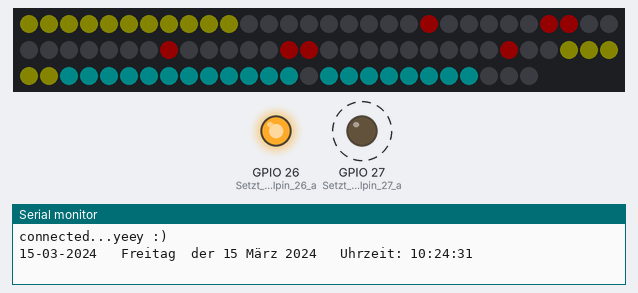
Recording of a program running on a simulated ESP32-C3. Shown: 86 RGB LEDs in strip order, left to right, continuing on the next row, output pins drawn as LEDs (lit = HIGH), the last lines printed to the serial monitor. Dashed ring = blinking. Dim RGB values are drawn brighter than linear; WiFi joins after 1.5 s; servers stay silent unless stated; the local clock reads 2024-03-15 10:24:30 at power-on unless the program sets it.

Above: at 1.74 s.
At 2.2 s:
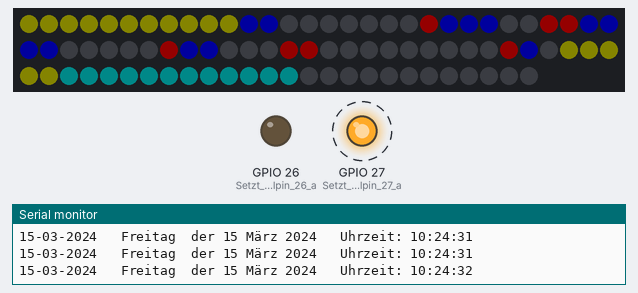
At 37.6 s:
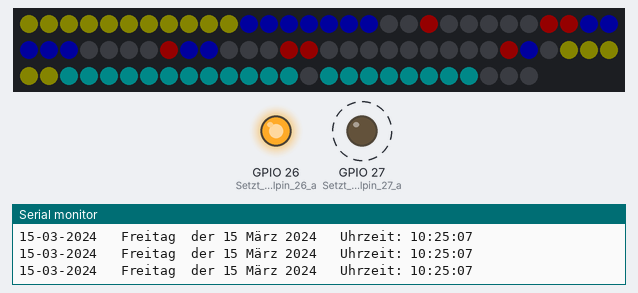
Timing chart, 0 to 40.0 s (numbered marks = the images above):
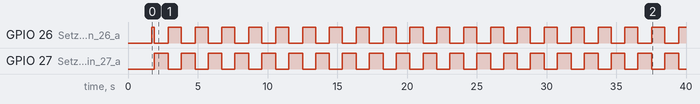

Measured:
- by itself, GPIO 26 (Setzt_den_Digitalpin_26_a): repeats every 1.9 s: LOW 0.99 s, HIGH 0.93 s
- by itself, GPIO 27 (Setzt_den_Digitalpin_27_a): alternates HIGH for 0.99 s and LOW for 0.93 s

The program:

main.cpp
```cpp
#include <main.h> // move all definitions to separate header-include


void setup()
{
  Serial.begin(115200);
  WiFiManager wm;
  bool res;
  res = wm.autoConnect(apSsid, apPwd); // password protected ap
  if (!res)
  {
    Serial.println("Failed to connect");
    // ESP.restart();
  }
  else
  {
    // if you get here you have connected to the WiFi
    Serial.println("connected...yeey :)");
  }

  configTime(0, 0, NTP_SERVER);
  setenv("TZ", TZ_INFO, 1);

  npx_start(); // Start Routine für die Neopixel

  pinMode(26, OUTPUT); // Setzt den Digitalpin 26 als Outputpin
  pinMode(27, OUTPUT); // Setzt den Digitalpin 27 als Outputpin
}

void loop()
{

  delay(50);
  CycleMillis = millis();
  show_out(tm.tm_sec, tm.tm_min, tm.tm_hour); // send lights to the NPX Stripe
  CycleMillis = millis() - CycleMillis;
  /*
  Serial.print("CycleTime: ");
  Serial.println(CycleMillis);
  */

  time(&now);             // Liest die aktuelle Zeit
  localtime_r(&now, &tm); // Beschreibt tm mit der aktuelle Zeit
  Serial.printf("%02d-%02d-%04d \t", tm.tm_mday, tm.tm_mon + 1, tm.tm_year + 1900);
  // Serial.printf("%02d %s %04d \t", tm.tm_mday, monat[tm.tm_mon], tm.tm_year + 1900);  // Monat ausgeschrieben

  Serial.print(wochentage[tm.tm_wday]);
  // Serial.print(tm.tm_wday);         // Wochentag als Zahl, 0 = Sonntag
  Serial.print("\tder ");
  Serial.print(tm.tm_mday);
  Serial.print(" " + monat[tm.tm_mon] + " ");
  Serial.print(tm.tm_year + 1900);

  Serial.printf(" \tUhrzeit: %02d:%02d:%02d \n", tm.tm_hour, tm.tm_min, tm.tm_sec);
}
```

main.h
```cpp
#include <Arduino.h>
#include <WiFiManager.h>
#include <time.h>
#include <Adafruit_NeoPixel.h>
#include <led_stripe.h>

const char *apSsid = "Rheinturm-V6-0-2"; // SSID for AP if WLAN failed and first setup
const char *apPwd = "123456789"; // SSID for AP if WLAN failed and first setup


int lastMilis;
int temp;
unsigned long CycleMillis = 0; // milli secounds conuter for cyclic delay funtions
const char *NTP_SERVER = "de.pool.ntp.org";
const char *TZ_INFO = "CET-1CEST-2,M3.5.0/02:00:00,M10.5.0/03:00:00";

char wochentage[7][12] = {"Sonntag", "Montag", "Dienstag", "Mittwoch", "Donnerstag", "Freitag", "Samstag"};
String monat[12] = {"Januar", "Februar", "März", "April", "Mai", "Juni", "Juli", "August", "September", "Oktober", "November", "Dezember"};

time_t now;
tm tm;
```

led_stripe.h
```cpp
/*Farbendefinitionen für die Ausgabe zu Turm
Definition der Pixel:
Adresse 0-10 ohne Funktion, standard Gelb
Adresse 11-20 Sekunden 1" Stelle
.....
*/
int emptyR =7; //Leere Segmente
int emptyG =7;
int emptyB =0;

int spaceR =20; // Trenner
int spaceG =0;
int spaceB =0;

int countR =0; //Zaehler
int countG =0;
int countB =30;

int posR =50; //Positionslichter
int posG =0;
int posB =0;

int restR =00; //Restaurant
int restG =10;
int restB =10;

/*
_______________________________________________
// AB HIER KEINE AENDERNGEN MEHR VORNEHMEN //
_______________________________________________
*/

#include <Adafruit_NeoPixel.h>


#define NeoPixelPin   2 //
#define NUMPIXELS 86 // how many neopixels where attached

unsigned long PosMillisP = 0; // time counter for position lights with millis() function
const long interval = 900; // light intervall for the position lights
int tempNPX = 0; // temporary variable

Adafruit_NeoPixel pixels(NUMPIXELS, NeoPixelPin, NEO_GRB + NEO_KHZ800);

void npx_start()
{
  pixels.begin(); // INITIALIZE NeoPixel strip object (REQUIRED)
  pixels.clear(); // Set all pixel colors to 'off'
  pixels.show();   // Send the updated pixel colors to the hardware.
} ;


// Funktion zur Anzeige Starrer Lichter
void shiftout_light (int startpos, int bits, int color_red, int color_green, int color_blue)   // Parameter übernehmen
{ for (int i = 0; i < bits; i++) {
    pixels.setPixelColor(startpos + i, pixels.Color(color_red, color_green, color_blue));
    pixels.show(); // This sends the updated pixel color to the hardware.
  }
}

// Funktion zur Anzeige Stellenzaehler
void shiftout_bits (int startpos, int bits, int value, int color_red, int color_green, int color_blue)   // Parameter übernehmen
{ for (int i = 0; i < bits; i++) // Hauptschleifenzähler, Anzahl der auszugebenden Bits
  { if (value > i) //Wert ist größer als Schleifenzähler
    {
      #ifdef FIRE
      color_red = random(cnt_rf_min, cnt_rf_max); // Feuerflackern
      color_green = 30;
      #endif
      pixels.setPixelColor(startpos + i, pixels.Color(color_red, color_green, color_blue)); //send Bit out
      //pixels.show(); // This sends the updated pixel color to the hardware.
      //delay(delayval); // Delay for a period of time (in milliseconds).
    }
    else // Aktion bei Low Bit
    { pixels.setPixelColor(startpos + i, pixels.Color(0, 0, 0)); //send Bit out
      //pixels.show(); // This sends the updated pixel color to the hardware.
      //delay(delayval); // Delay for a period of time (in milliseconds).
    }
  }
  pixels.show();
  return; // Funtion wieder verlassen
}

void pos_light(int startpos, int bits, int color_red, int color_green, int color_blue) //Anzeige der Positionsleuchten Blinkend
{
unsigned long currentMillis = millis(); // Aktuelle Zeit wird in currentMillis gespeichert

  if (currentMillis - PosMillisP >= interval) { // Falls mehr als 1000 ms vergangen sind
      shiftout_light (startpos, bits, color_red, color_green, color_blue);
      digitalWrite(26, HIGH);
      digitalWrite(27, LOW);
  }
  if (currentMillis - PosMillisP >= interval*2) { // Falls mehr als 1000 ms vergangen sind
      shiftout_light (startpos, bits, 0, 0, 0);
      digitalWrite(27, HIGH);
      digitalWrite(26, LOW);
     PosMillisP = currentMillis;} // Zeitpunkt der letzten Schaltung wird festgehalten

  pixels.show();   // Send the updated pixel colors to the hardware.
}


void show_out(int sec, int min, int hrs) //Ausgabe der Zeitanzeige zum Turm
{
  shiftout_light (0, 11, emptyR, emptyG, emptyB); // die ersten 11 Stellen Trenner in Gelb

  //sekunden Einerstelle ausgeben
  tempNPX = sec % 10 ;
  shiftout_bits(11, 9, tempNPX, countR, countG, countB); // Funktion Bitszählen und Muster ausgeben aufrufen
  // Trennstelle ausgeben
  shiftout_light(20, 1, spaceR, spaceG, spaceB); // einzelne Lampe
  //sekunden Zehnerstelle ausgeben
  tempNPX =  sec/ 10 ;
  shiftout_bits(21, 5, tempNPX, countR, countG, countB); // Funktion Bitszählen und Muster ausgeben aufrufen

  // Trennstellen ausgeben
  shiftout_light(26, 2, spaceR, spaceG, spaceB); // einzelne

  //minutenen Einerstelle ausgeben
  tempNPX = min % 10 ;
  shiftout_bits(28, 9, tempNPX, countR, countG, countB); // Funktion Bitszählen und Muster ausgeben aufrufen
  // Trennstelle ausgeben
  shiftout_light(37, 1, spaceR, spaceG, spaceB); // einzelne Lampe
  //minuten Zehnerstelle ausgeben
  tempNPX = min / 10 ;
  shiftout_bits(38, 5, tempNPX, countR, countG, countB); // Funktion Bitszählen und Muster ausgeben aufrufen

  // Trennstelle ausgeben
  shiftout_light(43, 2, spaceR, spaceG, spaceB); // einzelne
  //stunden Einerstelle ausgeben
  tempNPX = hrs % 10 ;
  shiftout_bits(45, 9, tempNPX, countR, countG, countB); // Funktion Bitszählen und Muster ausgeben aufrufen
  // Trennstelle ausgeben
  shiftout_light(54, 1, spaceR, spaceG, spaceB); // einzelne Lampe
  //stunden Zehnerstelle ausgeben
  tempNPX = hrs / 10 ;
  shiftout_bits(55, 2, tempNPX, countR, countG, countB); // Funktion Bitszählen und Muster ausgeben aufrufen
  // Leere Stellen ausgeben
  shiftout_light(57, 5, emptyR, emptyG, emptyB); // fuenf Trennstellen
  shiftout_light(62,12,restR, restG, restB); // Resttaurantbeleuchtung

  pos_light (75,8,restR, restG, restB);
}
```
